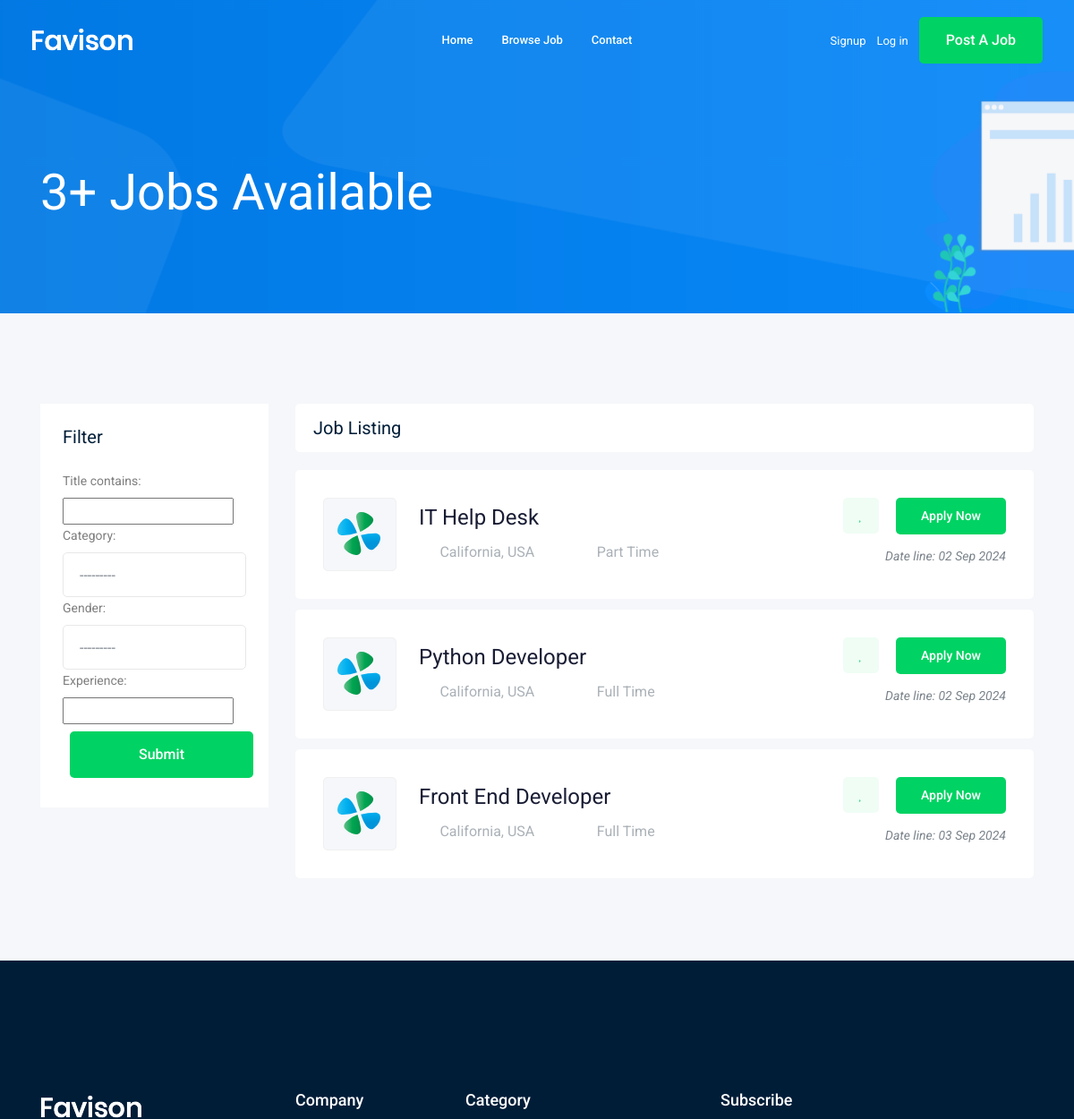
The page /jobs/ (upper part) on the database as committed earlier.
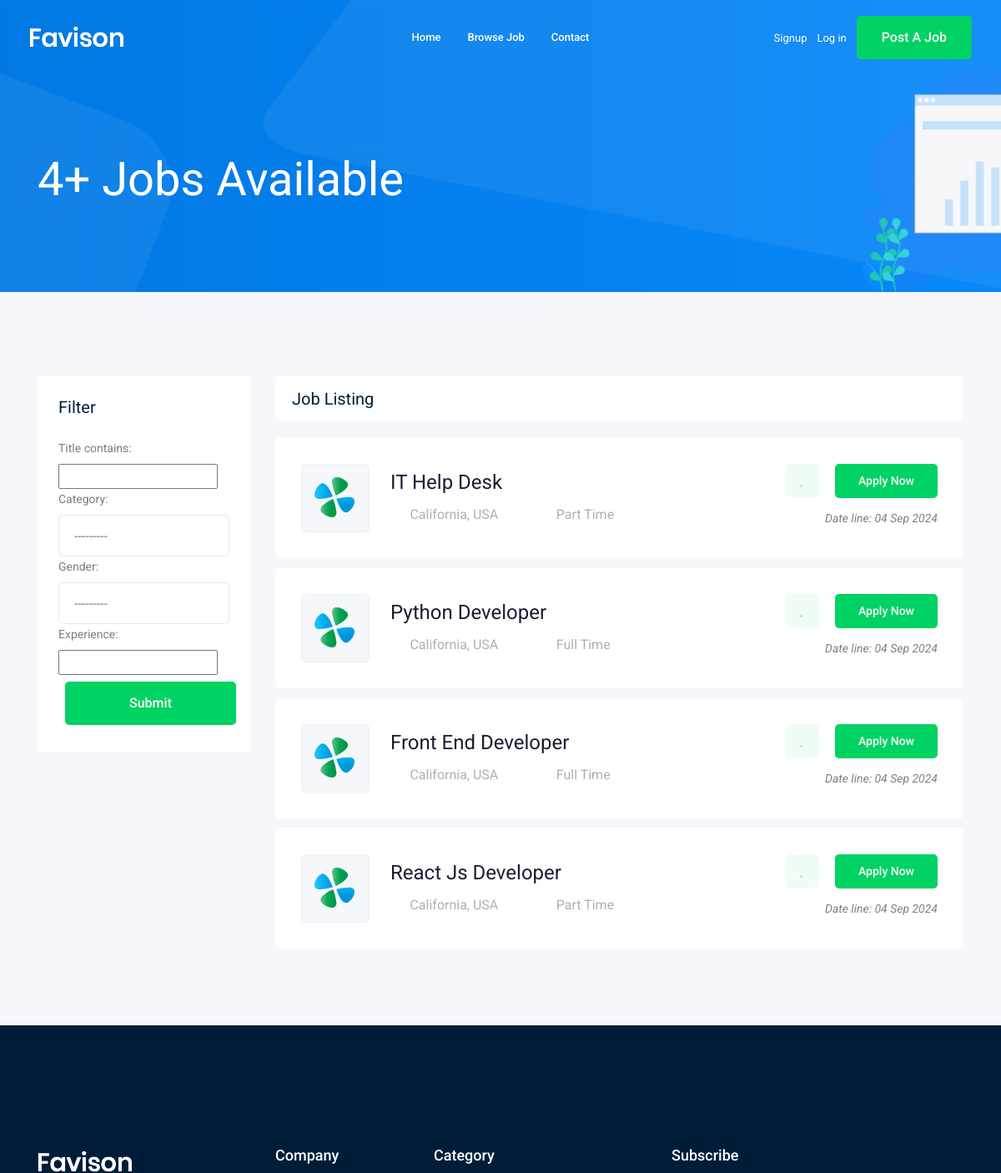
The same page on the database as committed later.
### job/models.py (models this page shows, shortened)
class Job(models.Model):
    owner= models.ForeignKey(User,related_name='job_owner',on_delete=models.CASCADE)
    title = models.CharField(max_length=50)
    job_type = models.CharField(max_length=15, choices=JOB_TYPE)
    description = models.TextField()
    publishAt = models.DateTimeField(auto_now=True)
    vacancy = models.IntegerField(default=1)
    salary = models.DecimalField(max_digits=10, decimal_places=2)
    category = models.ForeignKey('Category', on_delete=models.CASCADE)
    experience = models.IntegerField(default=1)
    gender = models.CharField(max_length=10, choices=GENDER_TYPE)
    image = models.ImageField(upload_to=image_upload)
    slug = models.SlugField(null=True, blank=True)

### job/views.py (the view)
# urls.py: path('' , views.job_list , name="job_list"),
def job_list(request):
    job_list = Job.objects.all()
    myfilter=JobFilter(request.GET,queryset=job_list)
    job_list=myfilter.qs
    paginator = Paginator(job_list, 4)
    page_number = request.GET.get("page")
    page_obj = paginator.get_page(page_number)
    context = {
        "jobs": page_obj,
        "jobsCounts": job_list.count(),
        "myfilter":myfilter
    }
    return render(request, 'job/job_list.html', context)

### job/models.py (called while the page is built)
    def __str__(self) -> str:
        return self.nama

### job/templates/job/job_list.html (shortened to what this page needs)
{% extends "base.html" %}
{% block body %}
    <div class="bradcam_area bradcam_bg_1">
        <div class="container">
            <div class="row">
                <div class="col-xl-12">
                    <div class="bradcam_text">
                        <h3>{{ jobsCounts }}+ Jobs Available</h3>
                    </div>
                </div>
            </div>
        </div>
    </div>
    <div class="job_listing_area plus_padding">
        <div class="container">
            <div class="row">
                <div class="col-lg-3">
                    <div class="job_filter white-bg">
                        <div class="form_inner white-bg">
                            <h3>Filter</h3>
                            <form action="#">
                                {{ myfilter.form }}
                                <input type="submit" class="boxed-btn3 w-100 m-2">
                            </form>
                        </div>
                    </div>
                </div>
                <div class="col-lg-9">
                    <div class="recent_joblist_wrap">
                        <div class="recent_joblist white-bg ">
                            <div class="row align-items-center">
                                <div class="col-md-6">
                                    <h4>Job Listing</h4>
                                </div>
                                <div class="col-md-6">
                                </div>
                            </div>
                        </div>
                    </div>
                    <div class="job_lists m-0">
                        <div class="row">
                            {% for job in jobs %}
                            <div class="col-lg-12 col-md-12">
                                <div class="single_jobs white-bg d-flex justify-content-between">
                                    <div class="jobs_left d-flex align-items-center">
                                        <div class="thumb">
                                            <img src="img/svg_icon/1.svg" alt="">
                                        </div>
                                        <div class="jobs_conetent">
                                            <a href="{% url 'jobs:job_detail' job.slug %}"><h4>{{ job.title }}</h4></a>
                                            <div class="links_locat d-flex align-items-center">
                                                <div class="location">
                                                    <p> <i class="fa fa-map-marker"></i> California, USA</p>
                                                </div>
                                                <div class="location">
                                                    <p> <i class="fa fa-clock-o"></i>{{ job.job_type }}</p>
                                                </div>
                                            </div>
                                        </div>
                                    </div>
                                    <div class="jobs_right">
                                        <div class="apply_now">
                                            <a class="heart_mark" href="#"> <i class="fa fa-heart"></i> </a>
                                            <a href="{% url 'jobs:job_detail' job.slug %}" class="boxed-btn3">Apply Now</a>
                                        </div>
                                        <div class="date">
                                            <p>Date line: {{ job.publishAt | date:'d M o' }}</p>
                                        </div>
                                    </div>
                                </div>
                            </div>
                            {% endfor %}
                        </div>
                    </div>
                </div>
            </div>
        </div>
    </div>
{% endblock body %}

Rows that differ between the two databases and show on the page:
changed Job "IT Help Desk": publishAt "02 Sep 2024" → "04 Sep 2024"
changed Job "Python Developer": publishAt "02 Sep 2024" → "04 Sep 2024"
changed Job "Front End Developer": publishAt "03 Sep 2024" → "04 Sep 2024"
added Job: title "React Js Developer", job_type "Part Time", publishAt "04 Sep 2024"
Other text that changed with them:
{{ jobsCounts }}: "3" → "4"
